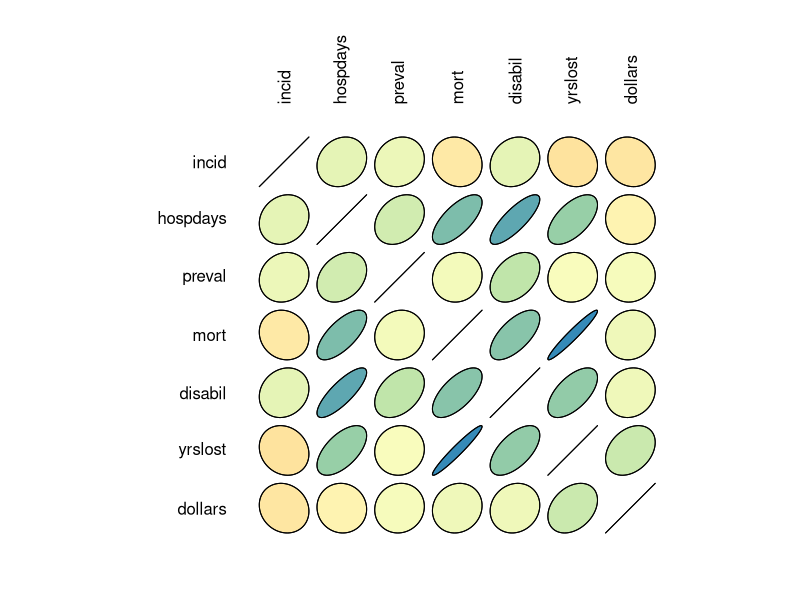
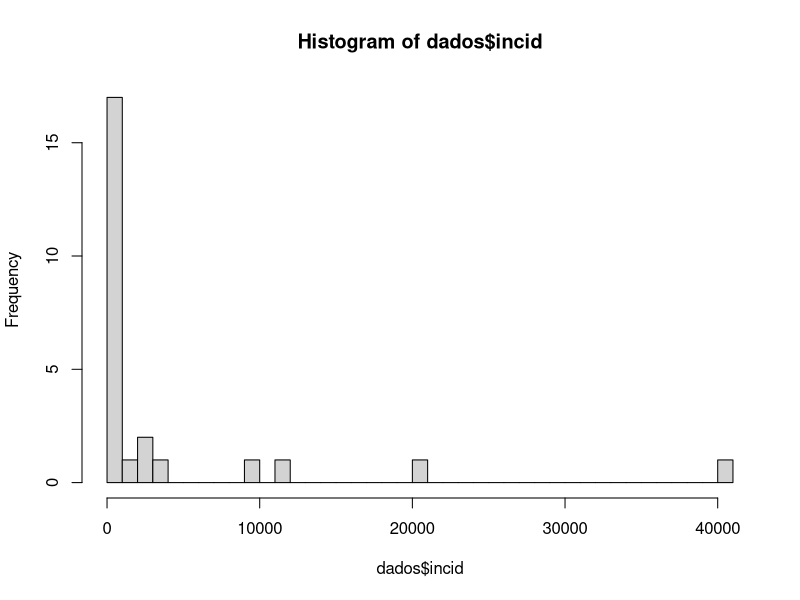
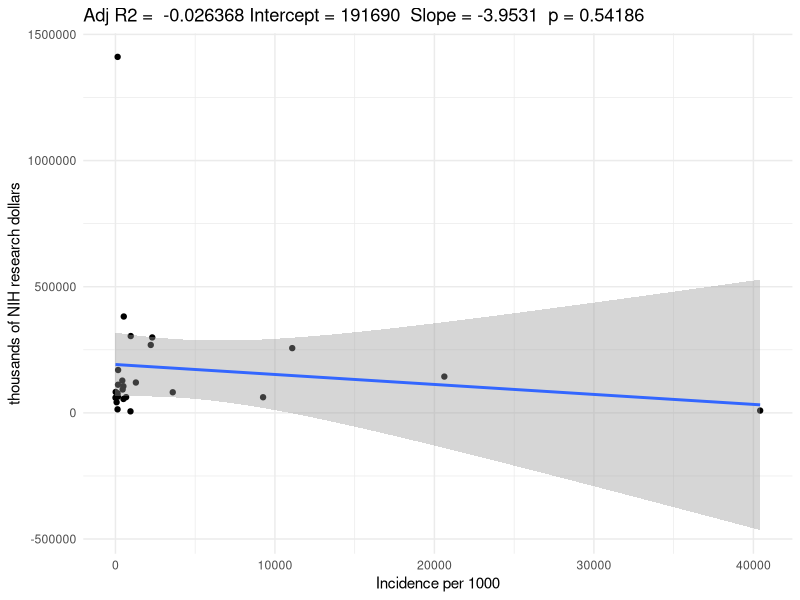
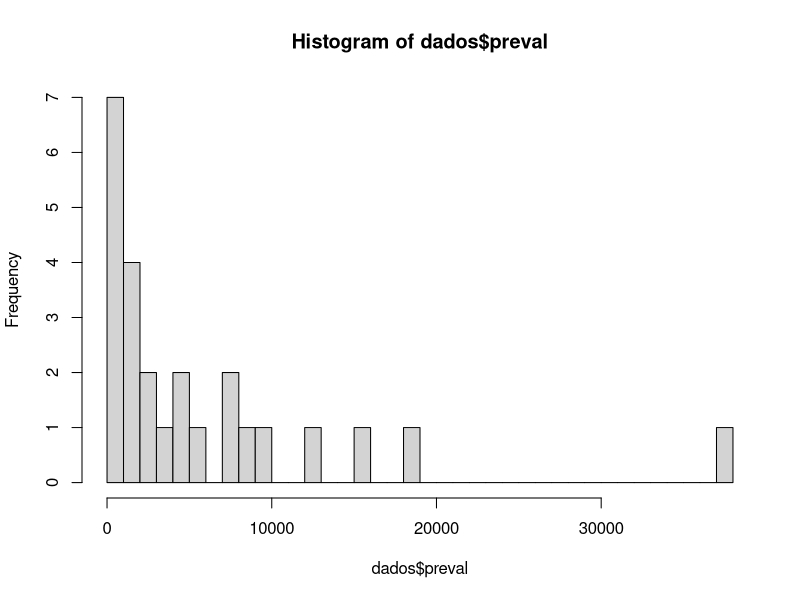
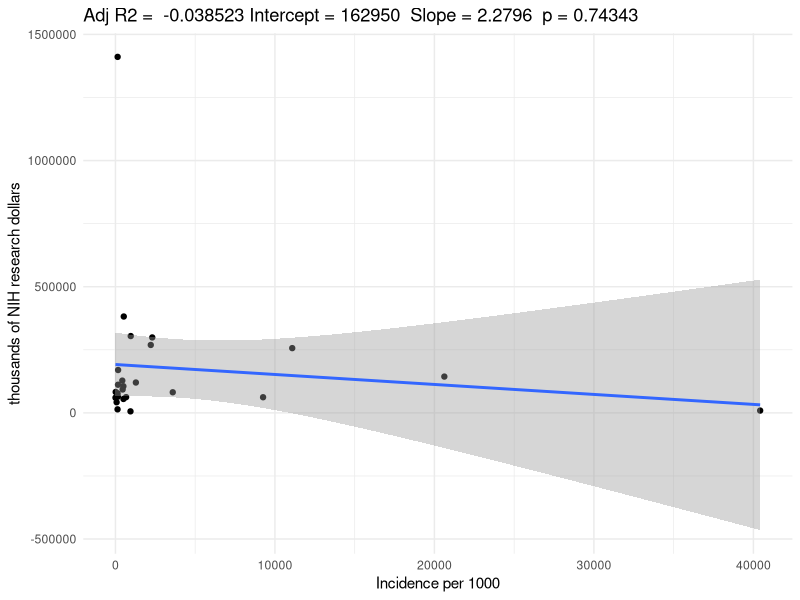
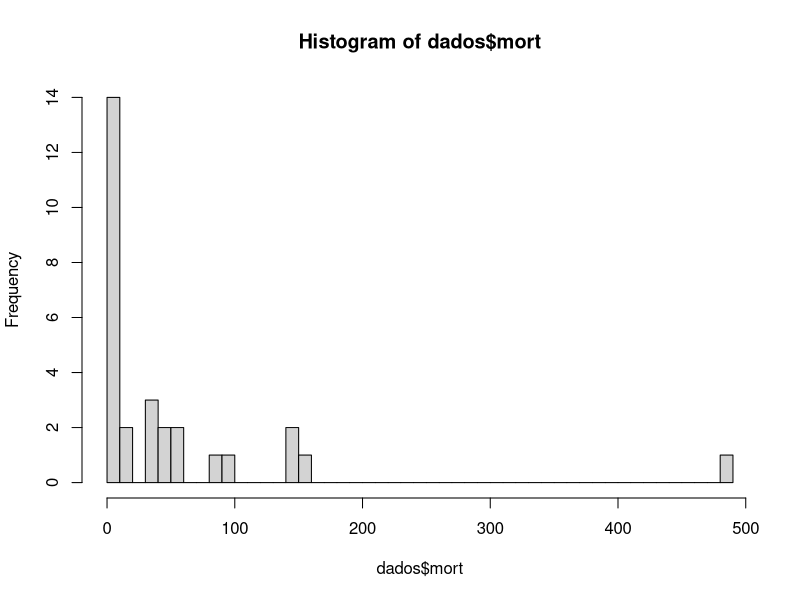
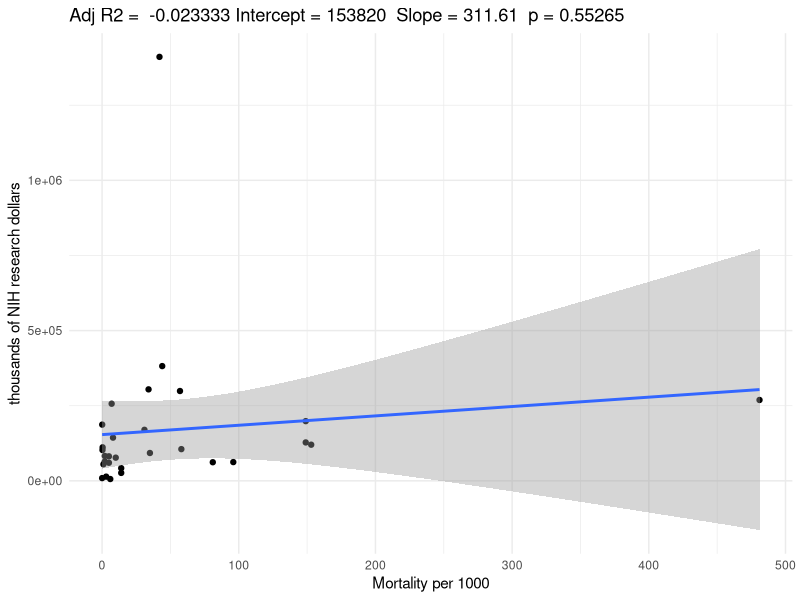
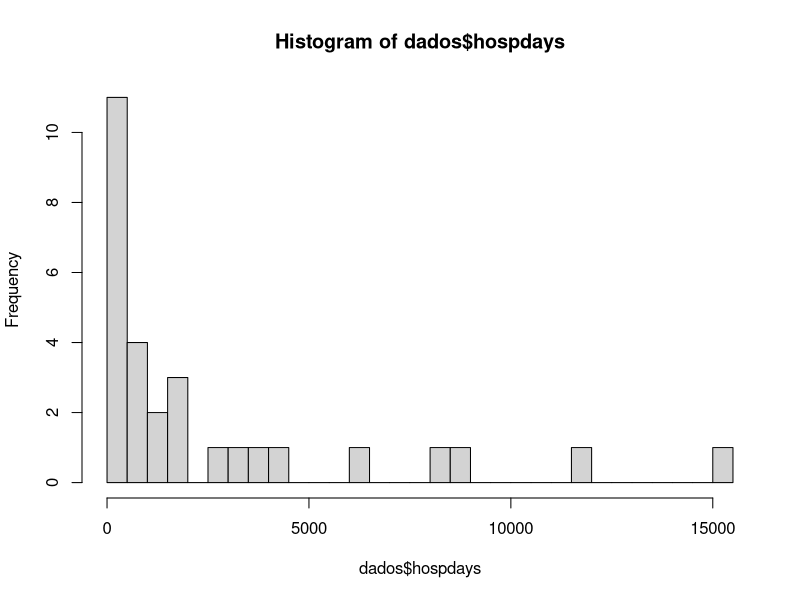

Source code (R) for these figures, in order: (Note: this script raises an error after producing the figures.)
## ---- chunk 1

# install.packages("haven")
# install.packages("ggplot2")
#install.packages("RColorBrewer")
#install.packages("ellipse")
install.packages("car")

library("haven")
library("ggplot2")
#library("compareGroups")
library("tidyverse")
library("RColorBrewer")
library("ellipse")
library("car")
## ---- chunk 2
dados <- read_spss(file = "3.ex.Funding.sav")

## ---- chunk 3

#Crio um objeto com as variáveis que quero correlacionar
my_data <- dados[,c("dollars", "incid", "preval", "mort", "hospdays", "yrslost", "disabil")]

#aplico a função de correlação, ignorando os valores missing (complete.obs)
cor_matrix <- cor(my_data, use = "complete.obs")

#arredondo para duas casas decimais
round(cor_matrix,2)
## ---- chunk 4
#Painel de 100 cores e matriz de correlação ordenada

my_colors <- brewer.pal(5, "Spectral")
my_colors <- colorRampPalette(my_colors)(100)

ord <- order (cor_matrix[1, ])
cor_matrix_ord <- cor_matrix[ord, ord]

plotcorr(cor_matrix_ord, col = my_colors[cor_matrix_ord*50+50], mar = c(1, 1, 1, 1))

## ---- chunk 5

#acho que seria melhor mostrar a distribuição da incidência, como é variável contínua
hist(dados$incid, breaks = 50)

## ---- chunk 6

summary(dados$incid)

## ---- chunk 7

lm_dol_incid <- lm(formula = dollars ~ incid,
                    data = dados)

summary(lm_dol_incid)


## ---- chunk 8




scat_dol_incid <- ggplot(dados, aes(x = incid, y = dollars)) +
                                 geom_point() +
                                 geom_smooth(method = "lm") +
                                 scale_x_continuous("Incidence per 1000") +
                                 scale_y_continuous("thousands of NIH research dollars") +
                                 theme_minimal() +
  labs(title = paste("Adj R2 = ",signif(summary(lm_dol_incid)$adj.r.squared, 5),
                         "Intercept =",signif(lm_dol_incid$coef[[1]],5 ),
                         " Slope =",signif(lm_dol_incid$coef[[2]], 5),
                         " p =",signif(summary(lm_dol_incid)$coef[2,4], 5)))

scat_dol_incid
## ---- chunk 9

hist(dados$preval, breaks = 50)
summary(dados$preval)
## ---- chunk 10

lm_dol_preval <- lm(formula = dollars ~ preval,
                    data = dados)

summary(lm_dol_preval)


## ---- chunk 11

scat_dol_preval <- ggplot(dados, aes(x = incid, y = dollars)) +
                                 geom_point() +
                                 geom_smooth(method = "lm") +
                                 scale_x_continuous("Incidence per 1000") +
                                 scale_y_continuous("thousands of NIH research dollars") +
                                 theme_minimal() +
  labs(title = paste("Adj R2 = ",signif(summary(lm_dol_preval)$adj.r.squared, 5),
                         "Intercept =",signif(lm_dol_preval$coef[[1]],5 ),
                         " Slope =",signif(lm_dol_preval$coef[[2]], 5),
                         " p =",signif(summary(lm_dol_preval)$coef[2,4], 5)))

scat_dol_preval


## ---- chunk 12

hist(dados$mort, breaks = 50)
summary(dados$mort)

## ---- chunk 13

lm_dol_mort <- lm(formula = dollars ~ mort,
                    data = dados)

summary(lm_dol_mort)


## ---- chunk 14

scat_dol_mort <- ggplot(dados, aes(x = mort, y = dollars)) +
                                 geom_point() +
                                 geom_smooth(method = "lm") +
                                 scale_x_continuous("Mortality per 1000") +
                                 scale_y_continuous("thousands of NIH research dollars") +
                                 theme_minimal() +
  labs(title = paste("Adj R2 = ",signif(summary(lm_dol_mort)$adj.r.squared, 5),
                         "Intercept =",signif(lm_dol_mort$coef[[1]],5 ),
                         " Slope =",signif(lm_dol_mort$coef[[2]], 5),
                         " p =",signif(summary(lm_dol_mort)$coef[2,4], 5)))

scat_dol_mort


## ---- chunk 15

hist(dados$hospdays, breaks = 50)
summary(dados$hospdays)
## ---- chunk 16

lm_dol_hospdays <- lm(formula = dollars ~ hospdays,
                    data = dados)

summary(lm_dol_hospdays)

## ---- chunk 17

scat_dol_hospdays <- ggplot(dados, aes(x = hospdays, y = dollars)) +
                                 geom_point() +
                                 geom_smooth(method = "lm") +
                                 scale_x_continuous("Thousands of hospital days") +
                                 scale_y_continuous("thousands of NIH research dollars") +
                                 theme_minimal() +
  labs(title = paste("Adj R2 = ",signif(summary(lm_dol_hospdays)$adj.r.squared, 5),
                         "Intercept =",signif(lm_dol_hospdays$coef[[1]],5 ),
                         " Slope =",signif(lm_dol_hospdays$coef[[2]], 5),
                         " p =",signif(summary(lm_dol_hospdays)$coef[2,4], 5)))

scat_dol_hospdays


## ---- chunk 18

hist(dados$yrslost, breaks = 50)

summary(dados$yrslost)
## ---- chunk 19

lm_dol_yrslost <- lm(formula = dollars ~ yrslost,
                    data = dados)

summary(lm_dol_yrslost)

## ---- chunk 20

scat_dol_yrslost <- ggplot(dados, aes(x = yrslost, y = dollars)) +
                                 geom_point() +
                                 geom_smooth(method = "lm") +
                                 scale_x_continuous("Thousands of years of life lost") +
                                 scale_y_continuous("thousands of NIH research dollars") +
                                 theme_minimal() +
  labs(title = paste("Adj R2 = ",signif(summary(lm_dol_yrslost)$adj.r.squared, 5),
                         "Intercept =",signif(lm_dol_yrslost$coef[[1]],5 ),
                         " Slope =",signif(lm_dol_yrslost$coef[[2]], 5),
                         " p =",signif(summary(lm_dol_yrslost)$coef[2,4], 5)))

scat_dol_yrslost


## ---- chunk 21

hist(dados$disabil, breaks = 50)
summary(dados$disabil)

## ---- chunk 22

lm_dol_disabil <- lm(formula = dollars ~ disabil,
                    data = dados)

summary(lm_dol_disabil)

## ---- chunk 23

scat_dol_disabil <- ggplot(dados, aes(x = disabil, y = dollars)) +
                                 geom_point() +
                                 geom_smooth(method = "lm") +
                                 scale_x_continuous("Thousands of disability-adjusted life years") +
                                 scale_y_continuous("thousands of NIH research dollars") +
                                 theme_minimal() +
  labs(title = paste("Adj R2 = ",signif(summary(lm_dol_disabil)$adj.r.squared, 5),
                         "Intercept =",signif(lm_dol_disabil$coef[[1]],5 ),
                         " Slope =",signif(lm_dol_disabil$coef[[2]], 5),
                         " p =",signif(summary(lm_dol_disabil)$coef[2,4], 5)))

scat_dol_disabil

## ---- chunk 24

modelo1 <- lm(formula = dollars ~ preval + yrslost + disabil,
                    data = dados)

summary(modelo1)

## ---- chunk 25

modelo2 <- lm(formula = dollars ~ incid + yrslost + disabil,
                    data = dados)

summary(modelo2)

## ---- chunk 26
dados$YLD <- dados$disabil - dados$yrslost

modelo3a <- lm(formula = dollars ~ preval + yrslost + YLD,
                    data = dados)

summary(modelo3a)

## ---- chunk 27
dados$YLD <- dados$disabil - dados$yrslost

modelo3b <- lm(formula = dollars ~ incid + yrslost + YLD,
                    data = dados)

summary(modelo3b)

## ---- chunk 28

car::qqPlot(modelo1, main = "QQ Plot")

## ---- chunk 29
library (MASS)

sres <- studres(modelo1)

hist(sres, freq=FALSE, 
   main="Distribution of Studentized Residuals")

spreadLevelPlot(modelo1)

## ---- chunk 30

# Preparando modelo com todas as variáveis a serem avaliadas
modelo_full <- lm(data = dados, log(dollars) ~ log(incid) + log(preval) + log(hospdays) + log(mort) + log(yrslost) + log(disabil) + log(YLD))
 
# Conferindo resultado deste modelo                 
summary(modelo_full)

# Método stepwise de seleção de variáveis:

step.model <- stepAIC(modelo_full, direction = "both", trace = TRUE)


# Resumo do modelo final
summary(step.model)

## ---- chunk 31

plot(step.model)


## ---- chunk 32

#começo pelo preditor de maior significância estatística, yrslost

stepwise_mrm_1 <- lm(data = dados, formula = (log(dollars) ~ log(yrslost)))
  

summary(stepwise_mrm_1)
## ---- chunk 33

#adiciono disabil

stepwise_mrm_2 <- lm(data = dados, formula = (log(dollars) ~ log(yrslost) + log(disabil)))
  

summary(stepwise_mrm_2)
## ---- chunk 34

#troco disabil por incid

stepwise_mrm_3 <- lm(data = dados, formula = (log(dollars) ~ log(disabil) + log(incid)))
  

summary(stepwise_mrm_3)
## ---- chunk 35

#mort

stepwise_mrm_4 <- lm(data = dados, formula = (log(dollars) ~ log(disabil) + log(mort)))
  

summary(stepwise_mrm_4)
## ---- chunk 36

#hospdays

stepwise_mrm_5 <- lm(data = dados, formula = (log(dollars) ~ log(disabil) + log(hospdays)))
  

summary(stepwise_mrm_5)
## ---- chunk 37

#preval
#mantenho esse, por dar a maior explicação ao desfecho

stepwise_mrm_6 <- lm(data = dados, formula = (log(dollars) ~ log(disabil) + log(hospdays) + log(preval)))
  

summary(stepwise_mrm_6)
## ---- chunk 38

#incluir segunda melhor explicativa, hospdays

stepwise_mrm_7 <- lm(data = dados, formula = (dollars ~ log(yrslost) + log(preval) + log(hospdays)))
  

summary(stepwise_mrm_7)
## ---- chunk 39
  
spreadLevelPlot(stepwise_mrm_7)
## ---- chunk 40

#acho que tem outro jeito de fazer também, plotando em um gráfico os dados salvos nos objetos abaixo

dados$predicted <- predict(stepwise_mrm_7)
dados$studentized <- rstudent(stepwise_mrm_7)
  
## ---- chunk 41

#o certo seria comparar com o nosso modelo 

sem_log <- lm(data = dados, formula = (dollars ~ yrslost + preval + hospdays))
  

summary(sem_log)
## ---- chunk 42

#1- suposição de que os resíduos seguem uma distribuição normal
#QQplot: plota quartis do resíduo versus quartis de uma distribuição normal

sem_log <- lm(data = dados, formula = (dollars ~ yrslost + preval + hospdays))
  

summary(sem_log)
## ---- chunk 43

mrm_log <- lm(data = dados, formula = (log(dollars) ~ log(disabil) + log(hospdays)))
  

summary(mrm_log)

confint(mrm_log)
## ---- chunk 44

coef(mrm_log)
## ---- chunk 45

newdata <- data.frame(disabil = 100000,
                      hospdays = 100000)

predict(mrm_log, newdata, interval = "confidence")
## ---- chunk 46

predict(mrm_log, newdata, interval = "prediction")
## ---- chunk 47

dados$dummy_hospdays <- ifelse(dados$hospdays >= 1000, 1,
                               ifelse(is.na(dados$hospdays), NA,0))

## ---- chunk 48

mod_dummy_hospdays <- lm(data = dados, formula = (log(dollars) ~ log(disabil) + dummy_hospdays))

summary(mod_dummy_hospdays)
## ---- chunk 49
dummy_res <- studres(mod_dummy_hospdays)

hist(dummy_res, freq=FALSE, 
   main="Distribution of Studentized Residuals")
## ---- chunk 50
qqPlot(dummy_res)
## ---- chunk 51

spreadLevelPlot(mod_dummy_hospdays)

## ---- chunk 52

confint(mod_dummy_hospdays)
